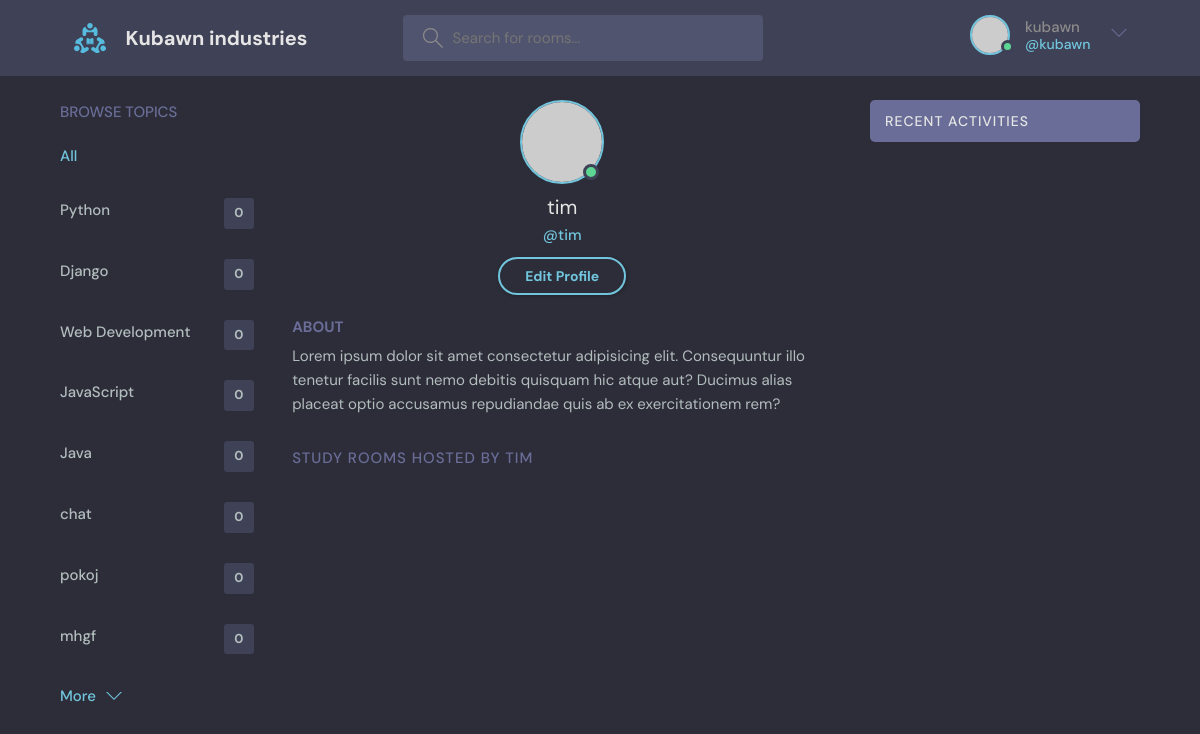
The app's page /profile/2 (signed in) with its own data.
### base/models.py (models this page shows, shortened)
class Topic(models.Model):
    name = models.CharField(max_length=200)

### base/views.py (the view)
# urls.py: path('profile/<str:pk>', views.userProfile, name="user-profile"),
def userProfile(request, pk):
    user = User.objects.get(id=pk)
    rooms = user.room_set.all()
    room_messages = user.message_set.all()
    topics = Topic.objects.all()
    context = {'user':user, 'rooms':rooms, 'room_messages':room_messages, 'topics':topics}
    return render(request, 'base/profile.html', context)

### base/templates/base/profile.html (shortened to what this page needs)
{% extends 'main.html' %}
{% block content %}
  <main class="profile-page layout layout--3">
    <div class="container">
      {% include 'base/topics_component.html'%}
      <div class="roomList">
        <div class="profile">
          <div class="profile__avatar">
            <div class="avatar avatar--large active">
              <img src="https://randomuser.me/api/portraits/men/11.jpg" />
            </div>
          </div>
          <div class="profile__info">
            <h3>{{user.username}}</h3>
            <p>@{{user.username}}</p>
            <a href="edit-user.html" class="btn btn--main btn--pill">Edit Profile</a>
          </div>
          <div class="profile__about">
            <h3>About</h3>
            <p>
              Lorem ipsum dolor sit amet consectetur adipisicing elit. Consequuntur illo tenetur
              facilis sunt nemo debitis quisquam hic atque aut? Ducimus alias placeat optio
              accusamus repudiandae quis ab ex exercitationem rem?
            </p>
          </div>
        </div>
        <div class="roomList__header">
          <div>
            <h2>Study Rooms Hosted by {{user.username}}</a>
            </h2>
          </div>
        </div>
      </div>
      {% include 'base/activity_component.html'%}
    </div>
  </main>
{% endblock content %}

### templates/navbar.html (shortened to what this page needs)
{% load static%}
<header class="header header--loggedIn">
    <div class="container">
      <a href="{% url 'home' %}" class="header__logo">
        <img src="{% static 'images/logo.svg' %}" />
        <h1>Kubawn industries</h1>
      </a>
      <form class="header__search" method="GET" action="{% url 'home' %}">
        <label>
          <input name = "q" placeholder="Search for rooms..." />
        </label>
      </form>
      <nav class="header__menu">
        {% if user.is_authenticated %}
        <div class="header__user">
          <a href="profile.html">
            <div class="avatar avatar--medium active">
              <img src="https://randomuser.me/api/portraits/men/37.jpg" />
            </div>
            <p>{{request.user.username}} <span>@{{request.user.username}}</span></p>
          </a>
          <button class="dropdown-button">
            <svg version="1.1" xmlns="http://www.w3.org/2000/svg" width="32" height="32" viewBox="0 0 32 32">
              <title>chevron-down</title>
              <path d="M16 21l-13-13h-3l16 16 16-16h-3l-13 13z"></path>
            </svg>
          </button>
        </div>
        {% else %}
        <a href="{% url 'login' %}">
            <img src="{% static 'images/avatar.svg'%}" />
            <p>Login</p>
        </a>
        {% endif %}
      </nav>
    </div>
  </header>

### base/templates/base/topics_component.html
<div class="topics">
    <div class="topics__header">
      <h2>Browse Topics</h2>
    </div>
    <ul class="topics__list">
      <li>
        <a href="{% url 'home' %}" class="active">All</a>
      </li>
      {% for topic in topics %}
      <li>
        <a href="{% url 'home'%}?q={{topic.name}}">{{topic.name}}<span>{{topic.room_set.all.count}}</span></a>
      </li>
      {% endfor %}
    </ul>
    <a class="btn btn--link" href="topics.html">
      More
      <svg version="1.1" xmlns="http://www.w3.org/2000/svg" width="32" height="32" viewBox="0 0 32 32">
        <title>chevron-down</title>
        <path d="M16 21l-13-13h-3l16 16 16-16h-3l-13 13z"></path>
      </svg>
    </a>
  </div>

### records on screen
Topic: name "Python", room_set.all.count "0"
Topic: name "Django", room_set.all.count "0"
Topic: name "Web Development", room_set.all.count "0"
Topic: name "JavaScript", room_set.all.count "0"
Topic: name "Java", room_set.all.count "0"
Topic: name "chat", room_set.all.count "0"
Topic: name "pokoj", room_set.all.count "0"
Topic: name "mhgf", room_set.all.count "0"

### other values on screen
{{ request.user.username }} "kubawn"
{{ user.username }} "tim"
{{ user.username }} "TIM"
